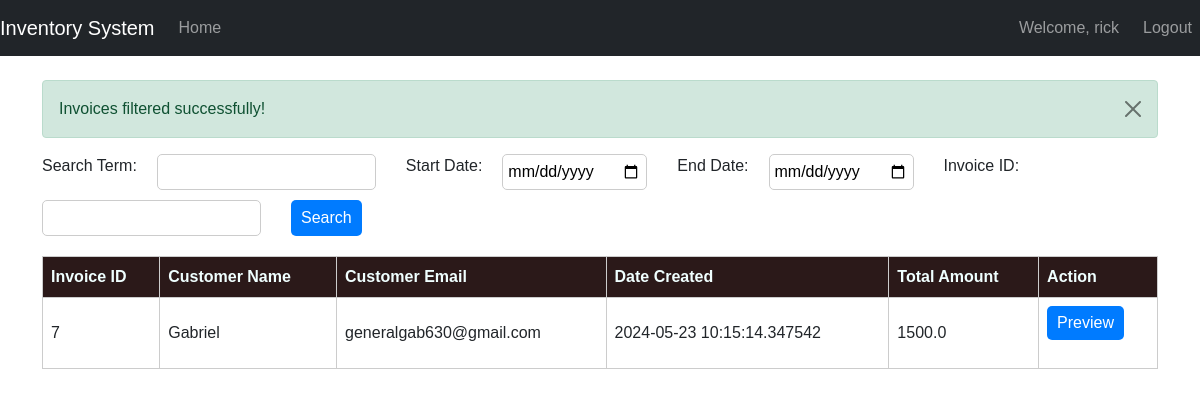
Screenshot of /invoices?invoice_id=7 (signed in) with the database file from the repository.
### STORE/models.py (models this page shows, shortened)
class User(UserMixin, db.Model):
    id = db.Column(db.Integer, primary_key=True)
    username = db.Column(db.String(64), index=True, unique=True, nullable=False)
    email = db.Column(db.String(120), index=True, unique=True, nullable=False)
    password_hash = db.Column(db.String(128), nullable=False)

class Invoice(db.Model):
    id = db.Column(db.Integer, primary_key=True)
    customer_name = db.Column(db.String(128), nullable=False)
    customer_email = db.Column(db.String(128), nullable=False)
    date_created = db.Column(db.DateTime, default=datetime.utcnow)
    total_amount = db.Column(db.Float, nullable=False)  # Define total_amount attribute
    items = db.relationship('InvoiceItem', backref='invoice', lazy=True)

### STORE/routes.py (the view, shortened to what this page needs)
@app.route('/invoices')
@login_required
def invoices():
    search_term = request.args.get('search_term')
    start_date = request.args.get('start_date')
    end_date = request.args.get('end_date')
    invoice_id = request.args.get('invoice_id')
    query = Invoice.query
    if start_date:
        start_date = datetime.strptime(start_date, '%Y-%m-%d')
        query = query.filter(Invoice.date_created >= start_date)
    if end_date:
        end_date = datetime.strptime(end_date, '%Y-%m-%d')
        query = query.filter(Invoice.date_created <= end_date)
    if invoice_id:
        query = query.filter(Invoice.id == invoice_id)
    all_invoices = query.all()
    if not all_invoices:
        flash('No invoices found matching the criteria.', 'info')
    else:
        flash('Invoices filtered successfully!', 'success')
    return render_template('all_invoices.html', invoices=all_invoices)

### STORE/__init__.py (called while the page is built)
@login_manager.user_loader
def load_user(user_id):
    return User.query.get(int(user_id))

### STORE/templates/all_invoices.html
{% extends "base.html" %}
{% block content %}
<link rel="stylesheet" href="{{ url_for('static', filename='css/all_invoices.css') }}">
<form method="get" action="{{ url_for('invoices') }}">
    <label for="search_term">Search Term:</label>
    <input type="text" id="search_term" name="search_term">
    <label for="start_date">Start Date:</label>
    <input type="date" id="start_date" name="start_date">
    <label for="end_date">End Date:</label>
    <input type="date" id="end_date" name="end_date">
    <label for="invoice_id">Invoice ID:</label>
    <input type="text" id="invoice_id" name="invoice_id">
    <button type="submit">Search</button>
</form>
<div class="table-responsive" style="display: block; max-height: 650px; overflow-y: auto;">
<table>
    <thead class="sticky-top">
        <tr>
            <th>Invoice ID</th>
            <th>Customer Name</th>
            <th>Customer Email</th>
            <th>Date Created</th>
            <th>Total Amount</th>
            <th>Action</th>
        </tr>
    </thead>
    <tbody>
        {% for invoice in invoices %}
        <tr>
            <td>{{ invoice.id }}</td>
            <td>{{ invoice.customer_name }}</td>
            <td>{{ invoice.customer_email }}</td>
            <td>{{ invoice.date_created }}</td>
            <td>{{ invoice.total_amount }}</td>
            <td>
                <form action="{{ url_for('print_invoice', invoice_id=invoice.id) }}" method="get">
                    <button type="submit">Preview</button>
                </form>
            </td>
        </tr>
        {% endfor %}
    </tbody>
</table>
</div>
{% endblock %}

### STORE/templates/base.html (shortened to what this page needs)
<!DOCTYPE html>
<html lang="en">
<head>
    <link href="https://cdn.jsdelivr.net/npm/bootstrap@5.0.2/dist/css/bootstrap.min.css" rel="stylesheet">
</head>
<body>
    <nav class="navbar navbar-expand-lg navbar-dark bg-dark">
        <a class="navbar-brand" href="{{ url_for('index') }}">Inventory System</a>
        <div class="collapse navbar-collapse" id="navbarNav">
            <ul class="navbar-nav">
                {% if request.path != '/' and request.path != '/login' and request.path != '/register' %}
                <li class="nav-item">
                    <a class="nav-link" href="{{ url_for('index') }}">Home</a>
                </li>
                {% endif %}
            </ul>
        </div>
        <div class="navbar-nav ml-auto">
            {% if current_user.is_authenticated %}
                {% if request.path != '/' %}
                    <span class="navbar-text me-3">Welcome, {{ current_user.username }}</span>
                    <a href="{{ url_for('logout') }}" class="nav-item nav-link">Logout</a>
                {% endif %}
            {% else %}
                {% if request.path != '/' and request.path != '/login' and request.path != '/register' %}
                    <a href="{{ url_for('login') }}" class="nav-item nav-link">Login</a>
                {% endif %}
            {% endif %}
        </div>
    </nav>
    <div class="container mt-4">
        {% with messages = get_flashed_messages(with_categories=true) %}
            {% if messages %}
                {% for category, message in messages %}
                    <div class="alert alert-{{ category if category != 'error' else 'danger' }} alert-dismissible fade show" role="alert">
                        {{ message }}
                        <button type="button" class="btn-close" data-bs-dismiss="alert" aria-label="Close"></button>
                    </div>
                {% endfor %}
            {% endif %}
        {% endwith %}
        {% block content %}
        {% endblock %}
    </div>
</body>
</html>

### STORE/static/css/all_invoices.css (style rules this page uses)
body { font-family: Arial, sans-serif; }
form { margin-bottom: 20px; display: flex; flex-wrap: wrap; gap: 10px; }
label { margin-right: 10px; }
input[type="text"], input[type="date"] { padding: 5px; border-radius: 5px; border: 1px solid #ccc; margin-right: 20px; }
button[type="submit"] { padding: 5px 10px; border-radius: 5px; background-color: #007bff; color: #fff; border: none; cursor: pointer; }
.table-responsive { display: block; max-height: 300px; overflow-y: auto; }
table { width: 100%; border-collapse: collapse; }
thead.sticky-top th { position: sticky; top: 0; background-color: rgba(20, 1, 1, 0.9); color: azure; z-index: 1000; }
th, td { border: 1px solid #ccc; padding: 8px; text-align: left; }
th { background-color: #f2f2f2; }
form button { background-color: #007bff; color: white; border: none; padding: 5px 10px; border-radius: 5px; cursor: pointer; }

### rows the page displays
User: username "rick"
Invoice: id "7", customer_name "Gabriel", customer_email "generalgab630@gmail.com", date_created "2024-05-23 10:15:14.347542", total_amount "1500.0"

### other values shown
{{ message }} "Invoices filtered successfully!"
